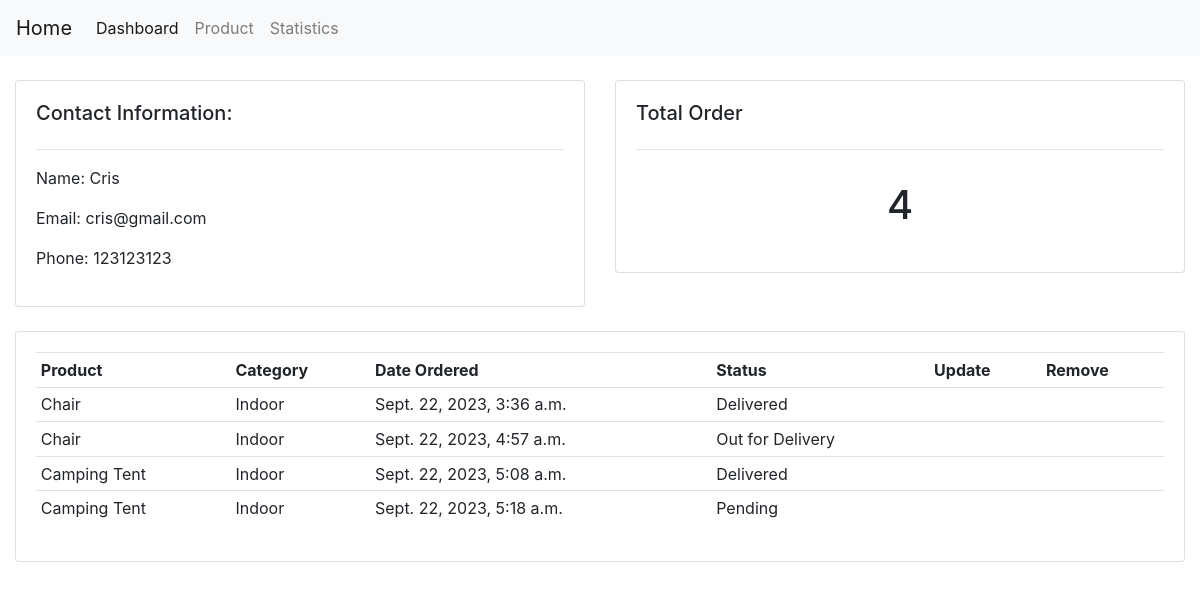
The app's page /customer/1/ with its own data.
### Inv/models.py (models this page shows, shortened)
class Customer(models.Model):
    name = models.CharField(max_length=50, null=True)
    phone = models.CharField(max_length=50, null=True)
    email = models.EmailField()
    data_created = models.DateTimeField(auto_now_add=True,null=True)

class Order(models.Model):
    STATUS = (
        ('Pending', 'Pending'),
        ('Out for Delivery','Out for Delivery'),
        ('Delivered','Delivered'),
    )
    customer = models.ForeignKey(Customer, null=True, on_delete=models.SET_NULL)
    product = models.ForeignKey(Product, null=True, on_delete=models.SET_NULL)
    date_created = models.DateTimeField(auto_now_add=True, null=True)
    status = models.CharField(max_length=50, null=True, choices=STATUS)

class Product(models.Model):
    CATEGORY = (
        ('Indoor','Indoor'),
        ('Out door','Out door'),
    )
    name = models.CharField(max_length=50, null=True)
    price = models.FloatField()
    category = models.CharField(max_length=50, null=True, choices=CATEGORY)
    date_created = models.DateTimeField(auto_now_add=True, null=True)
    tags = models.ManyToManyField(Tags)
    def __str__(self):
        return self.name

### Inv/views.py (the view)
# urls.py: path('customer/<str:pk_test>/', views.customer, name='Customer'),
def customer(request,pk_test):
    customer = Customer.objects.get(id=pk_test)
    order = customer.order_set.all()
    order_count = order.count()
    context = {
        'pk_test': pk_test,
        'customer': customer,
        'order': order,
        'order_count': order_count,
    }
    return render(request,'Inv/customer.html', context)

### template/Inv/customer.html
<!DOCTYPE html>
<html lang="en">
{% extends 'Inv/base.html' %}
{% block content %}
<br>
<div class="row">
    <div class="col-md">
        <div class="card card-body">
            <h5>Contact Information:</h5>
            <hr>
            <p>Name: {{customer.name}}</p>
            <p>Email: {{customer.email}}</p>
            <p>Phone: {{customer.phone}}</p>
        </div>
    </div>
    <div class="col-md">
        <div class="card card-body">
            <h5>Total Order</h5>
            <hr>
            <h1 style="text-align: center; padding:15px">{{order_count}}</h5>
        </div>
    </div>
</div>
<br>
<div class="row">
    <div class="col-md">
        <div class="card card-body">
            <table class="table table-sm">
                <tr>
                    <th>Product</th>
                    <th>Category</th>
                    <th>Date Ordered</th>
                    <th>Status</th>
                    <th>Update</th>
                    <th>Remove</th>
                </tr>
                {% for i in order %}
                <tr>
                    <td>{{i.product}}</td>
                    <td>{{i.product.category}}</td>
                    <td>{{i.date_created}}</td>
                    <td>{{i.status}}</td>
                    <td><a></a></td>
                    <td><a></a></td>
                </tr>
                {% endfor %}
            </table>
        </div>
    </div>
</div>
{% endblock %}

### records on screen
Customer: name "Cris", email "cris@gmail.com", phone "123123123"
Order: product "Chair", product.category "Indoor", date_created "Sept. 22, 2023, 3:36 a.m.", status "Delivered"
Order: product "Chair", product.category "Indoor", date_created "Sept. 22, 2023, 4:57 a.m.", status "Out for Delivery"
Order: product "Camping Tent", product.category "Indoor", date_created "Sept. 22, 2023, 5:08 a.m.", status "Delivered"
Order: product "Camping Tent", product.category "Indoor", date_created "Sept. 22, 2023, 5:18 a.m.", status "Pending"

### other values on screen
{{ order_count }} "4"
